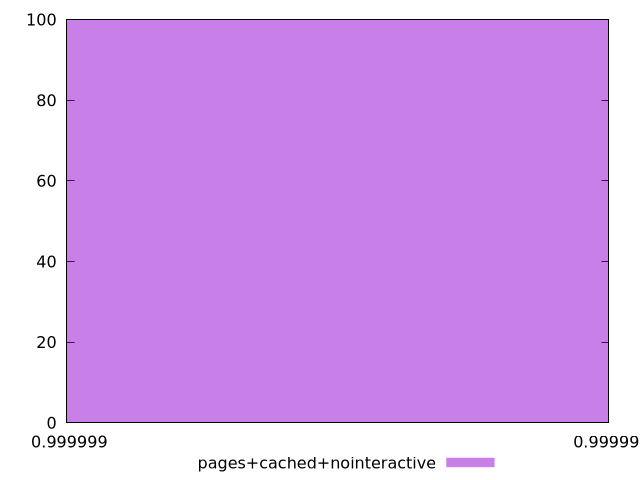

Write the gnuplot code that produced this figure.
$_pagesCachedNointeractive <<EOF
0.9999993380488859 100
EOF
set key outside below
set terminal pngcairo
set output "report_00004_2020-11-02T20-21-41.718Z/estimated-input-latency/pages+cached+nointeractive//hist.png"
set yrange [0:100]
set boxwidth 4.323062270729413e-16
set style fill transparent solid 0.5 noborder
plot $_pagesCachedNointeractive title "pages+cached+nointeractive" with boxes ,
